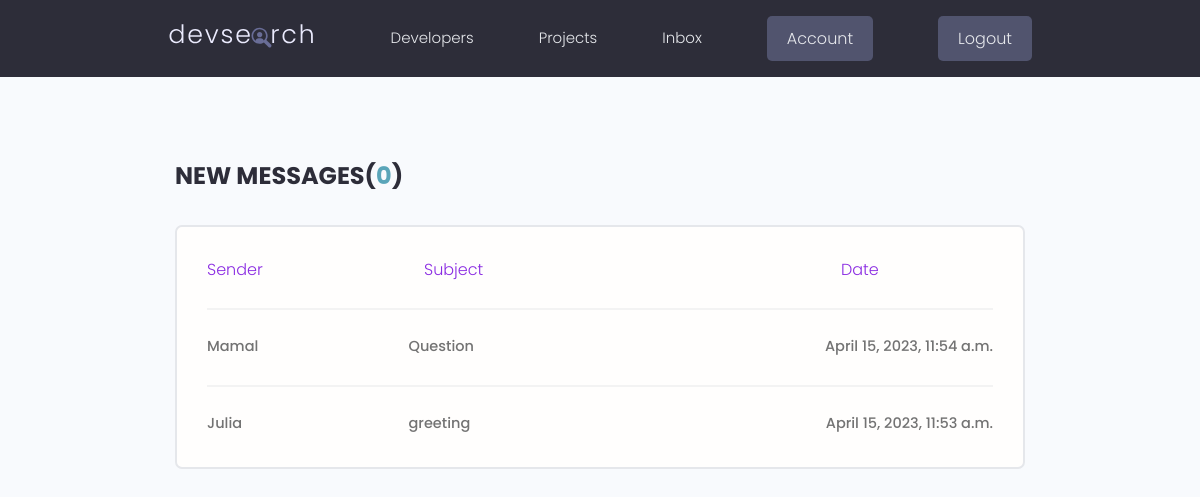
Page /inbox (signed in) on the committed database.
### users/models.py (models this page shows, shortened)
class Message(models.Model):
    sender=models.ForeignKey(Profile,on_delete=models.SET_NULL,null=True,blank=True)
    recipient=models.ForeignKey(Profile,on_delete=models.SET_NULL,null=True,blank=True , related_name="messages")
    name=models.CharField(max_length=200,null=True,blank=True)
    email=models.EmailField(max_length=200,null=True,blank=True)
    subject=models.CharField(max_length=200,null=True,blank=True)
    body=models.TextField()
    is_read=models.BooleanField(default=False,null=True)
    date_of_read=models.DateTimeField(blank=True,null=True)
    created=models.DateTimeField(auto_now_add=True)
    id=models.UUIDField(default=uuid.uuid4,unique=True,primary_key=True,editable=False)
    class Meta:
        ordering=['is_read' , '-created']

class Profile(models.Model):
    user=models.OneToOneField(User,null=True,blank=True,on_delete=models.CASCADE)
    name=models.CharField(max_length=200,null=True,blank=True)
    username=models.CharField(max_length=200,null=True,blank=True)
    email=models.EmailField(max_length=500,null=True,blank=True)
    short_intro=models.CharField(max_length=200,null=True,blank=True)
    bio=models.TextField(null=True,blank=True)
    location=models.CharField(max_length=200,null=True,blank=True)
    profile_image=models.ImageField(null=True,blank=True,upload_to='profiles/',default='profiles/user-default.png')
    social_github=models.CharField(max_length=200,null=True,blank=True)
    social_twitter=models.CharField(max_length=200,null=True,blank=True)
    social_linkedin=models.CharField(max_length=200,null=True,blank=True)
    social_youtube=models.CharField(max_length=200,null=True,blank=True)
    social_website=models.CharField(max_length=200,null=True,blank=True)
    created=models.DateTimeField(auto_now_add=True)
    id=models.UUIDField(default=uuid.uuid4,unique=True,primary_key=True,editable=False)
    class Meta():
        ordering=['-created']

### users/views.py (the view)
# urls.py: path('inbox', views.inbox , name="inbox"),
@login_required(login_url='login')
def inbox(request):
    profile=request.user.profile
    Messages=profile.messages.all()
    unread_messages=Messages.filter(is_read=False).count()
    context={'Messages':Messages,'unread_messages':unread_messages}
    return render(request, 'inbox.html',context)

### users/templates/inbox.html
{% extends 'main.html' %}
{% block content %}
  <main class="inbox my-xl">
    <div class="content-box">
      <h3 class="inbox__title">New Messages(<span>{{unread_messages}}</span>)</h3>
      <ul class="messages">
        <li class="message message--unread">
            <span class="span-m">Sender</span>
            <span class="span-m span-m1">Subject</span>
            <span class="span-m span-m2" >Date</span>
        </li>
        {% for message in Messages%}
        {% if message.is_read == False %}
        <li class="message message--unread">
        {% else %}
        <li class="message">
        {% endif %}
          <a href="{% url 'message' message.id %}">
            {% if message.name %}
            <span class="message__author">{{message.name }}</span>
            {% else %}
            <span class="message__author">{{message.sender.name }}</span>
            {% endif%}
            <span class="message__subject">{{message.subject}}</span>
            <span class="message__date">{{message.created}}</span>
          </a>
        </li>
        {% endfor %}
      </ul>
    </div>
  </main>
  {% endblock content %}

### static/css/app.css (style rules this page uses)
:root { --color-sub: #2d2d39; }
.content-box { width: 95%; max-width: 85rem; margin: 0 auto; }
.inbox { height: 90vh; }
.inbox__title, .inbox__title span { font-size: 2.4rem; font-weight: 700; color: var(--color-sub); text-transform: uppercase; text-align: left; margin-bottom: 3rem; }
.inbox__title span { color: var(--color-main); }
.messages { list-style: none; background: var(--color-white); padding: 0.5rem 3rem; border: 2px solid var(--color-light); border-radius: 0.7rem; }
.message { padding: 2.5rem 0; }
.message > a span { font-size: 1.45rem; font-weight: 500; }
.message:not(:last-child) { border-bottom: 2px solid var(--color-white-light); }
.message > a { display: flex; gap: 1rem; }
.message__author, .message__date { flex-basis: 25%; }
.message__subject { flex-basis: 50%; }
.message__date { text-align: right; }

### static/css/main.css (style rules this page uses)
.span-m { color:blueviolet; }
.span-m2 { margin-left:45%; }
.span-m1 { margin-left:20%; }

### static/uikit/styles/modules/_variables.css (style rules this page uses)
:root { --color-main: #5aa5b9; --color-main-light: #e6faff; --color-sub: #3f4156; --color-sub-light: #51546e; --color-sub-lighter: #ededfd; --color-text: #737373; --color-gray: #8b8b8b; --color-light: #e5e7eb; --color-light-gray: #767676; --color-bg: #f8fafd; --color-white: #fffefd; --color-white-light: #f3f3f3; --color-success: #359e64; --color-success-bg: #def8e8; --color-error: #fc4b0b; --color-error-bg: #fff2ee; --font-base: 'Poppins', arial, helvetica, 'Segoe UI', roboto, ubuntu, sans-serif; --font-monospace: 'Fira Code', 'Courier New', courier, monospace; --font-regular: 300; --font-medium: 500; --font-bold: 700; --generic-shadow: 1px 1px 5px #00000010; --generic-transition: all 0.3s ease-in-out; }

### static/uikit/styles/modules/_base.css (style rules this page uses)
* { margin: 0; padding: 0; box-sizing: border-box; text-rendering: optimizeLegibility; color: inherit; font-size: inherit; }
html { font-size: 50%; }
@media only screen and (min-width: 480px) { html { font-size: 56.25%; } }
@media only screen and (min-width: 1200px) { html { font-size: 62.5%; } }
body { line-height: 1.6; font-weight: 400; font-size: 1.5rem; color: var(--color-text); background-color: var(--color-bg); min-height: 100vh; }

### static/uikit/styles/modules/_typography.css (style rules this page uses)
* { font-family: var(--font-base); }
h3 { font-size: 3.2rem; font-weight: var(--font-medium); }
p, span, strong { font-size: 1.6rem; color: var(--color-text); font-weight: var(--font-regular); }
a { padding-bottom: 2px; text-decoration: none; display: inline-block; color: var(--color-main); font-weight: var(--font-medium); }

### static/uikit/styles/modules/_utilities.css (style rules this page uses)
.my-xl { margin: 8rem auto; }

### rows in the picture
Message: name "Mamal", subject "Question", created "April 15, 2023, 11:54 a.m."
Message: sender.name "Julia", subject "greeting", created "April 15, 2023, 11:53 a.m."

### other values in the picture
{{ unread_messages }} "0"
